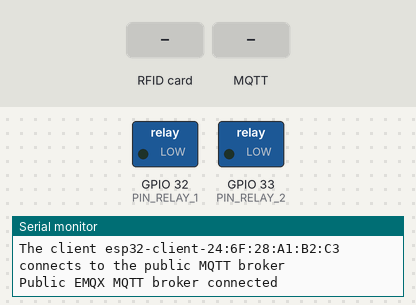
The sketch below on a simulated ESP32. On the bench: switched loads named in the sketch (green lamp = pin HIGH), the last lines printed to the serial monitor. The test bench sets the inputs (shaded band). WiFi joins after 1.5 s; servers stay silent unless stated; no MQTT or app messages arrive unless stated.

Above: at 2.8 s.
2.9 s: RFID card 5E 7A 19 C4 held to the reader
4.4 s: MQTT message "true" arrives on the first subscribed topic
At 5.2 s:
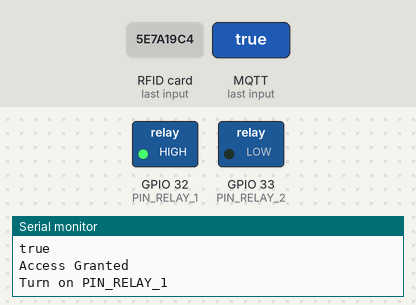
At 6.1 s:
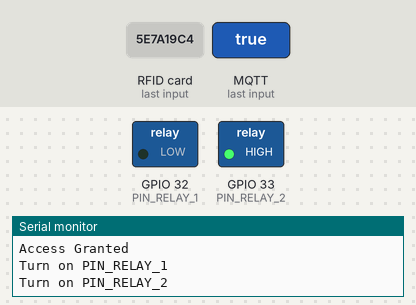
7.4 s: MQTT message "1" arrives on the first subscribed topic
8.9 s: MQTT message "on" arrives on the first subscribed topic
Timing chart, 0 to 11.4 s (numbered marks = the images above; inputs shaded):
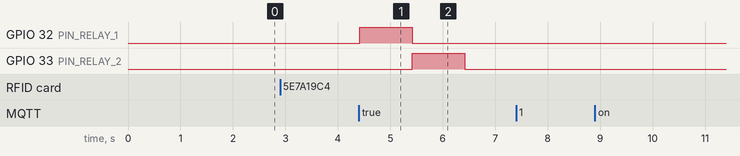

The sketch:

fanal_code.ino
```cpp
#include <WiFi.h>
#include <PubSubClient.h>
#include <stdio.h>
#include<string.h>
#include <MFRC522.h>

#define SS_PIN    5  // ESP32 pin GPIO5
#define RST_PIN   27 // ESP32 pin GPIO27
#define PIN_RELAY_1  32 // The ESP32 pin GPIO33 connected to the IN1 pin of relay module
#define PIN_RELAY_2  33 // The ESP32 pin GPIO32 connected to the IN2 pin of relay module

MFRC522 rfid(SS_PIN, RST_PIN);

// WiFi
const char *ssid = "VODAFONE_1278"; // Enter your Wi-Fi name
const char *password = "gk6gbfm97538e2t4";  // Enter Wi-Fi password

// MQTT Broker
const char *mqtt_broker = "Mqtt.motesense.com";
const char *topic = "emqx/esp32";
const char *mqtt_username = "demos";
const char *mqtt_password = "demos1#$";
const int mqtt_port = 1883;

WiFiClient espClient;
PubSubClient client(espClient);

byte nuidPICC[4];
//void callback(char *topic, byte *payload, unsigned int length);

void setup() {
    // Set software serial baud to 115200;
    Serial.begin(115200);
    // initialize digital pin as an output.
    pinMode(PIN_RELAY_1, OUTPUT);
    pinMode(PIN_RELAY_2, OUTPUT);

    SPI.begin(); // init SPI bus
    rfid.PCD_Init(); // init MFRC522


    // Connecting to a WiFi network
    WiFi.begin(ssid, password);
    while (WiFi.status() != WL_CONNECTED) {
        delay(500);
        Serial.println("Connecting to WiFi..");
    }
    Serial.println("Connected to the Wi-Fi network");
    //connecting to a mqtt broker
    client.setServer(mqtt_broker, mqtt_port);


    while (!client.connected()) {
        String client_id = "esp32-client-";
        client_id += String(WiFi.macAddress());
        Serial.printf("The client %s connects to the public MQTT broker\n", client_id.c_str());
        if (client.connect(client_id.c_str(), mqtt_username, mqtt_password)) {
            Serial.println("Public EMQX MQTT broker connected");
        } else {
            Serial.print("failed with state ");
            Serial.print(client.state());
            delay(2000);
        }
    }
}

void callback(char *topic, byte *payload, unsigned int length) {
    String s = String();
    Serial.println();
    Serial.print("Message arrived in topic: ");
    Serial.println(topic);
    Serial.print("Message:");
    for (int i = 0; i < length; i++) {
        Serial.print((char) payload[i]);
        s += (char) payload[i];
    }
    Serial.println();
    Serial.println("-----------------------");
    Serial.println(s);
    if (s == "true"){
      Serial.println("Access Granted");
      OpenLock();
    }
    payload[length]='\0';
    s = "";
}

void array_to_string(byte a[],unsigned int len,char buffer[])
{
  for(unsigned int i=0;i<len;i++)
  {
    byte nib1=(a[i]>>4)&0x0F;
    byte nib2=(a[i]>>0)&0x0F;
    buffer[i*2+0]=nib1 < 0x0A ? '0' + nib1 : 'A'+ nib1 - 0x0A;
    buffer[i*2+1]=nib2 < 0x0A ? '0' + nib2 : 'A'+ nib2 - 0x0A;
  }
  buffer[len*2]='\0';
}


void OpenLock(){
  Serial.println("Turn on PIN_RELAY_1");
  digitalWrite(PIN_RELAY_1, HIGH);
  digitalWrite(PIN_RELAY_2, LOW);
  delay(1000);
  Serial.println("Turn on PIN_RELAY_2");
  digitalWrite(PIN_RELAY_1, LOW);
  digitalWrite(PIN_RELAY_2, HIGH);
  delay(1000);
  digitalWrite(PIN_RELAY_2, LOW);
}

void loop() {
  client.loop();
  if (rfid.PICC_IsNewCardPresent()) { // new tag is available
    if (rfid.PICC_ReadCardSerial()) { // NUID has been readed
      MFRC522::PICC_Type piccType = rfid.PICC_GetType(rfid.uid.sak);

      if (rfid.uid.uidByte[0] != nuidPICC[0] ||
        rfid.uid.uidByte[1] != nuidPICC[1] ||
        rfid.uid.uidByte[2] != nuidPICC[2] ||
        rfid.uid.uidByte[3] != nuidPICC[3] ) {
        Serial.println(F("A new card has been detected."));

        for (byte i = 0; i < 4; i++) {
        nuidPICC[i] = rfid.uid.uidByte[i];
        }

        char msg[50];
        msg[0]='\0';
        array_to_string(nuidPICC,4,msg);

        // Publish and subscribe
        client.publish(topic, msg);
        client.subscribe(topic);

        client.setCallback(callback);

      }
      else
      {
        Serial.print("Access denied, UID:");
        for (int i = 0; i < rfid.uid.size; i++) {
          Serial.print(rfid.uid.uidByte[i] < 0x10 ? " 0" : " ");
          Serial.print(rfid.uid.uidByte[i], HEX);
        }
        Serial.println();
      }

      rfid.PICC_HaltA(); // halt PICC
      rfid.PCD_StopCrypto1(); // stop encryption on PCD

      for (byte i = 0; i < 4; i++) {
        nuidPICC[i] = '\0';
        }
    }
  }
}
```

Measured:
- after the input at 4.4 s, GPIO 32 (PIN_RELAY_1): LOW → HIGH at once, → LOW 1.0 s later; GPIO 33 (PIN_RELAY_2): LOW → HIGH after 1.0 s, → LOW 1.0 s later
